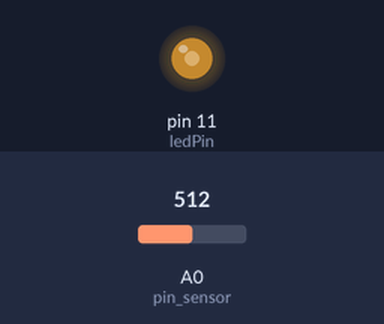
A sketch run on a simulated Arduino Uno, built with avr-gcc and run on an emulated ATmega328P. Shown: output pins drawn as LEDs (lit = HIGH). The inputs (shaded band) are chosen by the test bench; at power-on: A0 (pin_sensor) = 512. What the sketch prints to the serial monitor is not drawn.

Above: at 1.2 s.
1.3 s: A0 (pin_sensor) set to 108
At 2.5 s:
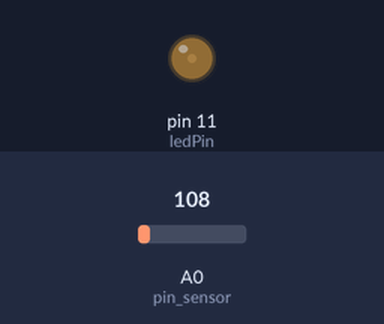
2.8 s: A0 (pin_sensor) set to 89
At 3.6 s:
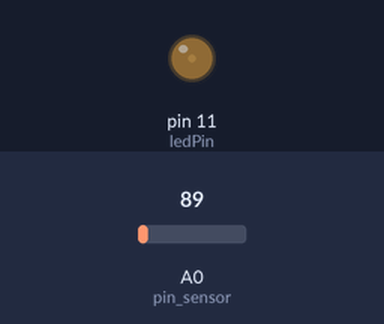
5.8 s: A0 (pin_sensor) set to 0
At 7.0 s:
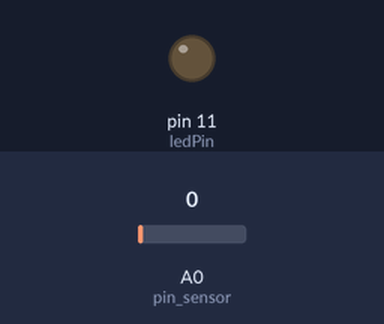
7.3 s: A0 (pin_sensor) set to 716
At 8.2 s:
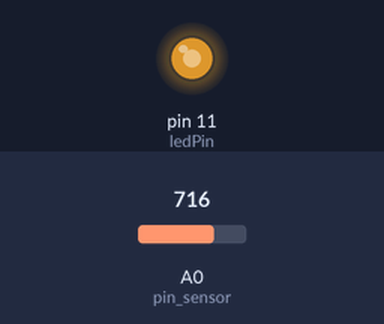
8.8 s: A0 (pin_sensor) set to 1023
At 9.4 s:
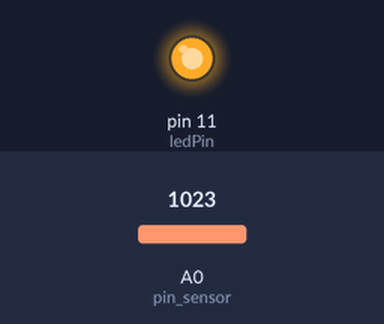
Timing chart, 0 to 11.3 s (numbered marks = the images above; inputs shaded):
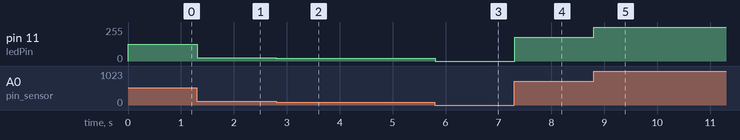

The sketch:

Fade_com_potenciometro.ino
```cpp
int ledPin = 11;
int pin_sensor = A0;
int valor_sensor = 0;

void setup() {
  pinMode(ledPin, OUTPUT);
  pinMode(pin_sensor, INPUT);
  Serial.begin(115200);
}

void loop() {
  int valor = analogRead(pin_sensor);
  Serial.print("Valor potenciômetro = ");
  Serial.println(valor);
  valor = map(valor, 0, 1023, 0, 255);
  analogWrite(ledPin, valor);
}
```

Measured:
- after the input at 1.3 s, pin 11 (ledPin): 127/255 → 26/255 at once
- after the input at 2.8 s, pin 11 (ledPin): 26/255 → 22/255 at once
- after the input at 5.8 s, pin 11 (ledPin): 22/255 → 0/255 at once
- after the input at 7.3 s, pin 11 (ledPin): 0/255 → 178/255 at once
- after the input at 8.8 s, pin 11 (ledPin): 178/255 → 255/255 at once
